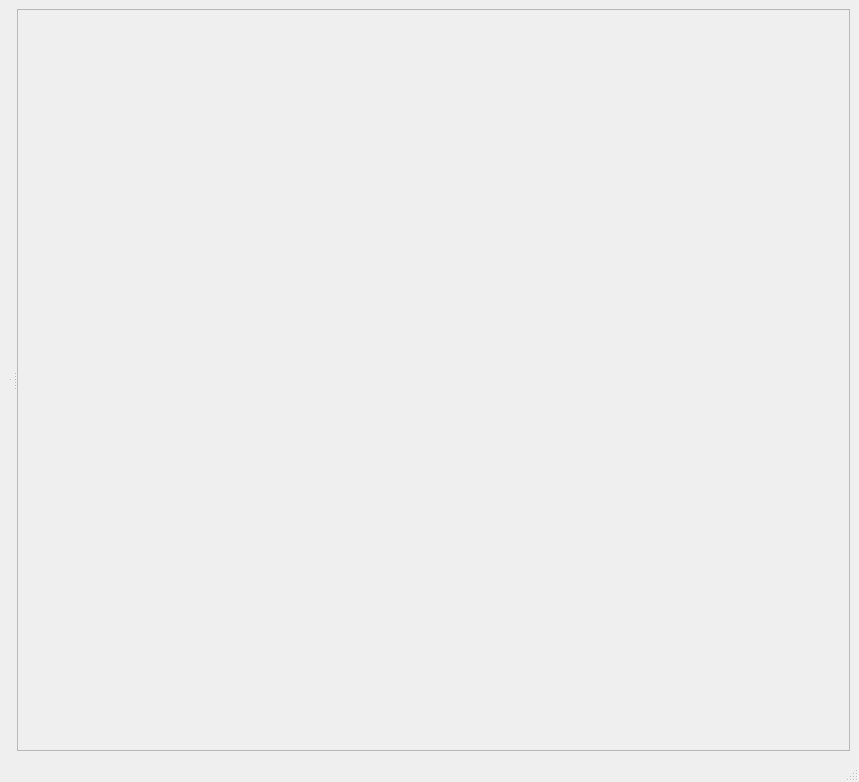
<?xml version="1.0" encoding="UTF-8"?>
<ui version="4.0">
 <class>GenericPQGView</class>
 <widget class="QMainWindow" name="GenericPQGView">
  <property name="geometry">
   <rect>
    <x>0</x>
    <y>0</y>
    <width>859</width>
    <height>782</height>
   </rect>
  </property>
  <property name="windowTitle">
   <string>MainWindow</string>
  </property>
  <widget class="QWidget" name="centralwidget">
   <layout class="QGridLayout" name="gridLayout">
    <item row="0" column="0">
     <widget class="QSplitter" name="leftColumSplitter">
      <property name="enabled">
       <bool>true</bool>
      </property>
      <property name="sizePolicy">
       <sizepolicy hsizetype="Preferred" vsizetype="Preferred">
        <horstretch>0</horstretch>
        <verstretch>0</verstretch>
       </sizepolicy>
      </property>
      <property name="orientation">
       <enum>Qt::Horizontal</enum>
      </property>
      <widget class="QSplitter" name="metaDataSplitter">
       <property name="orientation">
        <enum>Qt::Horizontal</enum>
       </property>
       <widget class="QSplitter" name="plottoolsSplitter">
        <property name="sizePolicy">
         <sizepolicy hsizetype="Expanding" vsizetype="Expanding">
          <horstretch>0</horstretch>
          <verstretch>0</verstretch>
         </sizepolicy>
        </property>
        <property name="autoFillBackground">
         <bool>true</bool>
        </property>
        <property name="orientation">
         <enum>Qt::Vertical</enum>
        </property>
        <widget class="QWidget" name="layoutWidget">
         <layout class="QGridLayout" name="mainPlotLayout"/>
        </widget>
        <widget class="QWidget" name="layoutWidget">
         <layout class="QHBoxLayout" name="toolsLayout"/>
        </widget>
       </widget>
       <widget class="QTextEdit" name="metaDataView">
        <property name="enabled">
         <bool>false</bool>
        </property>
        <property name="minimumSize">
         <size>
          <width>300</width>
          <height>0</height>
         </size>
        </property>
        <property name="maximumSize">
         <size>
          <width>16777215</width>
          <height>16777215</height>
         </size>
        </property>
        <property name="layoutDirection">
         <enum>Qt::LeftToRight</enum>
        </property>
       </widget>
      </widget>
     </widget>
    </item>
   </layout>
  </widget>
  <widget class="QStatusBar" name="statusbar"/>
 </widget>
 <resources/>
 <connections/>
</ui>
